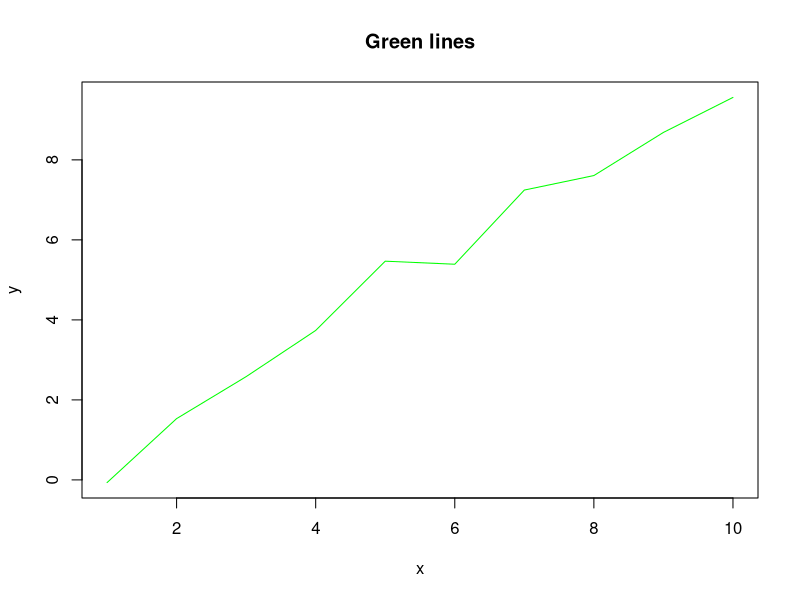

Write R code to recreate this figure.
## ---- chunk 1
typeof(`[`)
mode(`[`)
unclass(`[`)
## ---- chunk 2
typeof(2)
typeof(2L)
## ---- chunk 3
typeof(1+1i)  # often i might be used as a variable, so best to keep the coefficient
## ---- chunk 4
vector(mode = "character", length = 3)
## ---- chunk 5
v1 <- 1:3
names(v1) <- c("a", "b", "c")
attributes(v1)
v1
## ---- chunk 6
vector("list", 3)
## ---- chunk 7
fac <- factor(c("a", "a", "c", "a", "c", "m", levels=c("m", "a","c"))); print(fac)
## ---- chunk 8
fac <- relevel(fac, ref="m"); print(fac)
## ---- chunk 9
levels(fac) <- c("c", "m", "a")
table(fac)  # A quick way to see the order of the factors and how many belong to each level
## ---- chunk 10
unclass(fac)
## ---- chunk 11
gl(3, 5, labels = c("Yes", "No", "Maybe"))
gl(2,1,8)
gl(2,2,8)
## ---- chunk 12
f1 <- gl(2, 1, 8, labels = c("broken", "fixed"))
f2 <- gl(4, 2, 8, labels = c("spade", "shovel", "rake", "bin"))
interaction(f1,f2)
## ---- chunk 13
v1 <- 1:6
dim(v1) <- c(2,3)
print(v1)
## ---- chunk 14
m1<-matrix(nrow = 3, ncol = 2)
attributes(m1)
identical(attributes(m1)$dim, dim(m1))
## ---- chunk 15
A <- matrix(nrow = 3, ncol = 2)
dimnames(A) <- list(c("row1", "row2", "row3"), c("col1", "col2"))
A
## ---- chunk 16
rnames <- rownames(A, do.NULL=FALSE, prefix="eqn")
cnames <- colnames(A, do.NULL=FALSE, prefix="var")
dimnames(A) <- list(rnames, cnames); print(A)
## ---- chunk 17
df <- data.frame(id = 1:4, truth = c(T,T,F,T), d = matrix(21:24, nrow=2, ncol=2))
row.names(df) <- letters[5:8]
## ---- chunk 18
data.matrix(df)
## ---- chunk 19
y <- if(3 > 2) {
  "yep"
} else {
  "uh oh"
}
print(y)
## ---- chunk 20
if(3 > 2) {
  y <- "yep"
} else if (3 == 2) {
  y <- "uh oh"
} else {
  y <- "uh oh"
}
print(y)
## ---- chunk 21
x <- c("a", "b", "c", "d")

for (i in 1:4) {
  print(x[i])
}

for (i in seq_along(x)) {
  print(x[i])
}

for (letter in x) {
  print(letter)
}

for (i in seq_len(4)) { 
  print(x[i])
}

for (i in 1:4) print(x[i])
## ---- chunk 22
x<-matrix(1:6, 2, 3)

for (i in seq_len(nrow(x))) {
  for (j in seq_len(ncol(x))) {
    print(x[i,j])
  }
}
## ---- chunk 23
count <- 0
while(count<10) {
  print(count)
  count <- count + 1
}
## ---- chunk 24
z<-5
while(z>=3 && z<=10) {
  print(z)
  coin <- rbinom(1,1,0.5)

  if(coin == 1) {    # random walk
    z <- z+1
  } else {
    z <- z-1
  }
}
## ---- chunk 25
ifelse(3 > 2, yes = print("yes"), no = print("no"))
ifelse(3 < 2, yes = print("yes"), no = print("no"))
## ---- chunk 26

## ---- chunk 27
x <- data.frame(id = 1:4, truth = c(T,T,F,T))
data.matrix(x)
## ---- chunk 28
my_matrix <- matrix(1:20, 4,5)
patients <- c("Sean", "Bill", "Claude", "Kelly")
cbind(patients, my_matrix)       # coerces everything to char
data.frame(patients, my_matrix)  # patients is char, matrix is matrix
## ---- chunk 29
as.logical(-2:2)
as.numeric(TRUE)
as.numeric(c("a","b","c"))  # no way to coerce char -> num
typeof(c(TRUE, "hi"))
## ---- chunk 30
file.path("folder1", "folder2")
dir.create(file.path("testdir2", "tesdtdir3"), recursive = TRUE)
unlink("testdir2", recursive = TRUE)
## ---- chunk 31
x <- 0:3; y <- 20:23
print(x+y)
## ---- chunk 32
x == 2
## ---- chunk 33
x+2
## ---- chunk 34
c(1,2,3,4) + c(0,10)
c(1,2,3,4) + c(0,1,2) 
## ---- chunk 35
x <- matrix(1:4, 2,2); y <- matrix(rep(10,4), 2,2)
x / y  # element-wise division
x * y  # element-wise multiplication
x %*% y  # True matrix multiplication
## ---- chunk 36
x <- c(1,3,6)
lapply(x, runif) 
## ---- chunk 37
x <- list(a = 1:5, b = rnorm(10))
lapply(x, mean)
## ---- chunk 38
x <- list(a = sample(letters, 6), b = sample(letters, 3), c = sample(letters, 5))
lapply(x, paste, collapse="")
## ---- chunk 39
lapply(c(3, 4, 5), function(x) seq(from = 0, to = 1, length = x))
## ---- chunk 40
x <- list(a = 5:9, b = rnorm(5))
sapply(x, mean)
sapply(x, print)
## ---- chunk 41
x <- 1:100

doubleMe <- function(n) n*2
y <- sapply(x, doubleMe)

doubleMe <- function(n) n*2
z <- lapply(x, doubleMe)

as.numeric(object.size(z) / object.size(y))
print(y)
## ---- chunk 42
x <- list(a = matrix(1:4, 2,2), b = matrix(1:6, 3,2))
sapply(x, function(y) y[,1])
## ---- chunk 43
s <- split(airquality, airquality$Month)
sapply(s, function(x) colMeans(x[, c("Ozone", "Solar.R", "Wind")]))
sapply(s, function(x) colMeans(x[, c("Ozone", "Solar.R", "Wind")], na.rm = TRUE))
## ---- chunk 44
str(apply)
# X is an array
# MARGIN is an int vector indicating which margins (think dimensions) we wish to preserve
# FUN is the function we're applying
# ... is for args to FUN
## ---- chunk 45
x <- array(1:24, c(4,3,2)) # A "2-deep" array with 4 rows and 3 columns.
print(x)
apply(x, MARGIN = 2, sum)   # applying sum to the columns
# 1+2+3+4+13+14+15+16 = 68
# 5+6+7+8+17+18+19+20 = 100
# 9+10+11+12+21+22+23+24 = 132

apply(x, 1, sum)   # applying sum to the rows
# 1+5+9+13+17+21 = 66, etc

apply(x, 3, sum)   # applying sum to the depth
# sum(1:12) = 78
# sum(13:24) = 222
## ---- chunk 46
apply(x,c(1,2), sum)
# Across the first row: 1+13 = 14, 5+17 = 22, 9+21 = 30
## ---- chunk 47
library(microbenchmark)

x <- matrix(20:79, 6,10)
rowSums(x) == apply(x,1,sum)
microbenchmark(rowSums(x))
microbenchmark(apply(x, 1, sum))

colMeans(x) == apply(x,2,mean)
microbenchmark(colMeans(x))
microbenchmark(apply(x,2,mean))

## ---- chunk 48
x <- matrix(rnorm(200), 20,10)  # 20x10 matrix
t(apply(x, 1, quantile, probs=c(0.25, 0.75)))
# Since we are returning the 2 quantiles for each row,
# apply() gives us a 2x20 matrix, which we transpose
# with t()
## ---- chunk 49
x <- array(rnorm(2*2*1000), c(2,2,1000))
x[, , 1]   # We have 10 of these

apply(x, c(1,2), mean)
rowMeans(x, dims = 2)
## ---- chunk 50
x <- c(rnorm(10, mean = 3), runif(10), 1:10, sin(-5:4))
f <- gl(4, 10, labels = c("rnorm", "runif", "1:10", "sine"))
tapply(x, f, mean)
tapply(x, f, summary)
## ---- chunk 51
tapply(iris$Petal.Length, iris$Species, summary)
## ---- chunk 52
ourModels <- by(iris[, -5], iris$Species, lm)
summary(ourModels$setosa)
## ---- chunk 53
`[`(c(5,6,7,8), 2)
## ---- chunk 54
formals(rnorm)
## ---- chunk 55
f <- function() x
formals(f) <- al <- alist(x =, y = NULL, ... =)
print(f)
print(al)
## ---- chunk 56
f1 <- function(a, b, c = TRUE) {
  a^2
}

f2 <- function(a,b) {
  print(a)
  print(b)
}
## ---- chunk 57
myplot <- function(x, y, type="l", ... ) {
  plot(x, y, type = type, col="green", main="Green lines", ... )
}
myplot(1:10, 1:10+rnorm(10))
## ---- chunk 58
args(paste)
## ---- chunk 59
x <- list(a = matrix(1:4, 2,2), b= matrix(1:6, 3,2))
lapply(x, function(y) y[,1])
## ---- chunk 60
f1 <- function(x) ifelse(x >= 0, sqrt(x), NA)
f1(2)
f1(-1)
